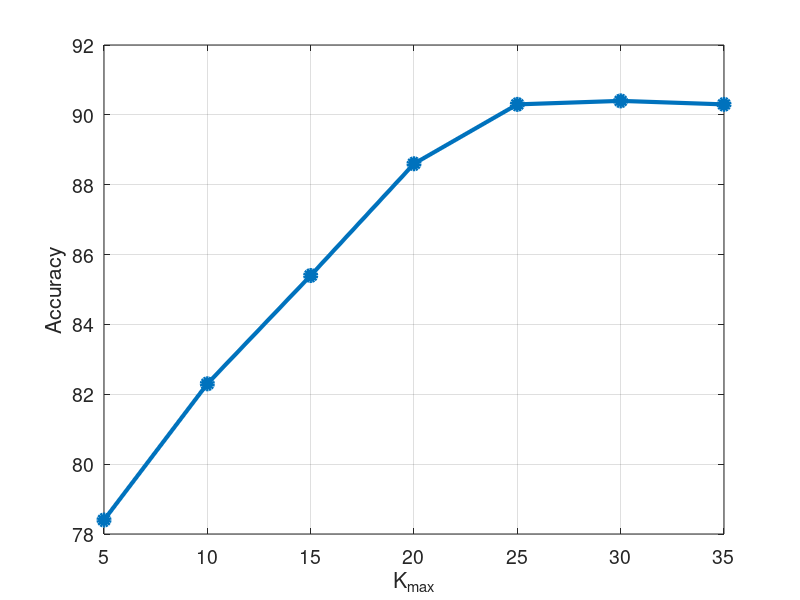

This figure's MATLAB source:
function DrawK

x = [5,10,15,20,25,30,35];
y = [78.4,82.3,85.4,88.6,90.3,90.4,90.3];

figure1 = figure;

% Create axes
axes1 = axes('Parent',figure1);
hold(axes1,'on');

% Create plot
plot(x,y,'MarkerFaceColor',[0 0.447058826684952 0.74117648601532],...
    'MarkerSize',8,...
    'Marker','o',...
    'LineWidth',3);

% Create ylabel
ylabel({'Accuracy'});

% Create xlabel
xlabel({'K_{max}'});

box(axes1,'on');
% Set the remaining axes properties
set(axes1,'FontSize',14,'XGrid','on','YGrid','on');

% print -depsc2 E:\experiment\MOOE\figures\CO2PARA.eps
end

